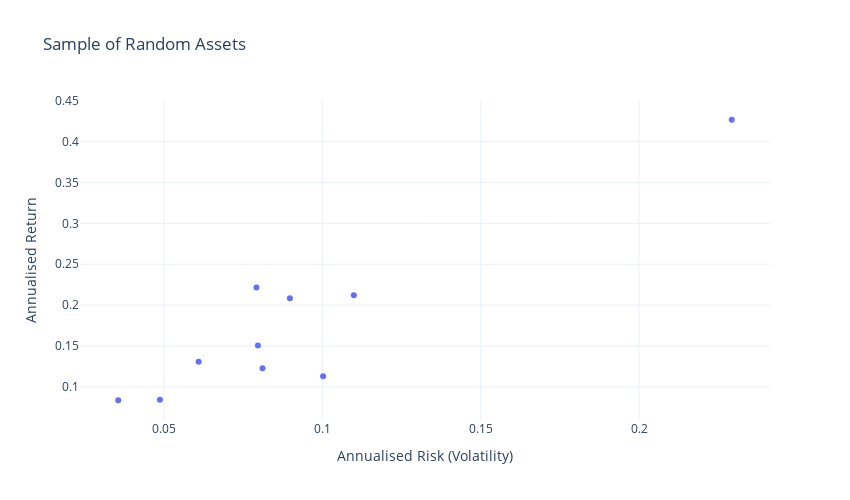

The code cell stored with this chart in its notebook:
### Code cell
fig = go.Figure()
fig.add_trace(go.Scatter(x=var, y=mus, 
                      mode='markers',
                      text = var.axes[0].tolist()))
fig.update_layout(template='plotly_white',
                  xaxis=dict(title='Annualised Risk (Volatility)'),
                  yaxis=dict(title='Annualised Return'),
                  title='Sample of Random Assets',
                  width=850,
                  height=500)
# fig.update_xaxes(range=[0.18, 0.32])
# fig.update_yaxes(range=[0.02,0.27])

### Figure 1 — Plotly figure (JSON) as saved in the notebook; plotly's stock layout.template omitted (floating-point values rounded to 4 significant figures)
{"data": [{"mode": "markers", "text": ["MSFT", "WMT", "JPM", "TGT", "AAPL", "GOOGL", "ABT", "KO", "AMZN", "NVDA"], "type": "scatter", "x": [0.07921, 0.04873, 0.08112, 0.1003, 0.08977, 0.07967, 0.06095, 0.03557, 0.11, 0.2293], "y": [0.2217, 0.0844, 0.1227, 0.1131, 0.2083, 0.1507, 0.1308, 0.0837, 0.2122, 0.4267]}], "layout": {"height": 500, "title": {"text": "Sample of Random Assets"}, "width": 850, "xaxis": {"title": {"text": "Annualised Risk (Volatility)"}}, "yaxis": {"title": {"text": "Annualised Return"}}}}
